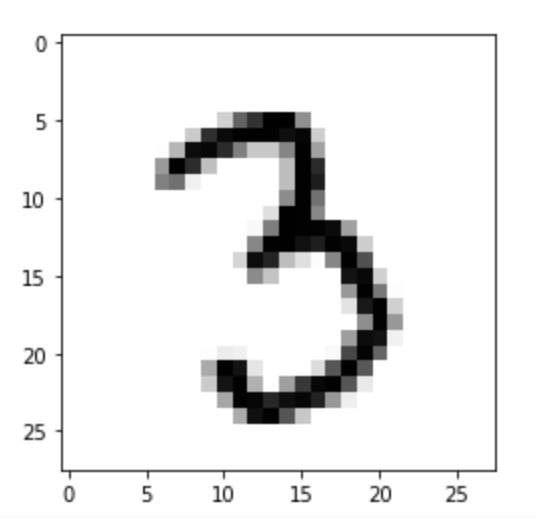
#> input picture 3.jpg, 536 x 518 px, found by its file name
$ python main_20240108194647.py
#> lines starting #> are read from the running program, lines starting #| are printed output that depends on the picture
### JPEG/Utilities/read_image.py
from PIL import Image
from JPEG.Utilities import save_image
import numpy as np

def read_image(image_path, N):
    """
    Read image and convert it to a numpy array in grayscale
    :param image_path: path to the image
    :param N: block size (N*N)
    :return: image array, and padding length and width
    """
#> called with image_path = './3.jpg', N = 8

    # Load the image
    image = Image.open(image_path)
#> image is the input picture: PIL image 536x518 RGBA; mean R, G, B, A 233.5, 233.5, 233.5, 255

    #image to gray scale
    image = image.convert('L')
#> image: PIL image 536x518 L

    image_array = np.array(image)

    img_lenght, img_width = image_array.shape
#> img_lenght = 518; img_width = 536

    padding_length = 0
    padding_width = 0

    # check if the image is divisible by N and zero pad if necessary
    if img_lenght % N != 0:
        padding_length = N - img_lenght % N
#> padding_length = 2
        image_array = np.concatenate((image_array, np.zeros((padding_length, img_width))), axis=0)
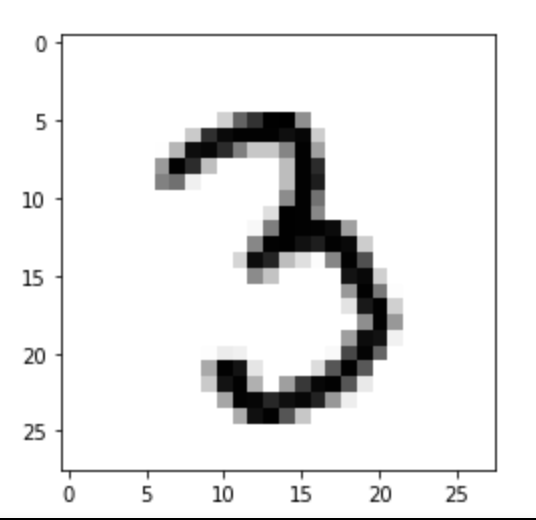
#> image_array: shape (520, 536) float64; min 0, max 255, mean 232.6

    if img_width % N != 0:
        padding_width = N - img_width % N
        image_array = np.concatenate((image_array, np.zeros((img_lenght, padding_width))), axis=1)

    return image_array, padding_length, padding_width

### .history/main_20240108194647.py
from JPEG.Utilities.read_image import read_image
from JPEG.DEFS import CompressionMode
from JPEG.encoder import encoder
import numpy as np
from JPEG.Utilities.calculate_compression_ratio import calculate_comprrssion_ratio
from JPEG.decoder import decoder
from JPEG.Utilities.save_image import save_image
import matplotlib.pyplot as plt
from Conv.communication_link import communication_link

def main():

    # ==================== Read Image =======================
    N = 8
    image_path = "./3.jpg"
    image_array, vertical_padding, horizontal_padding = read_image(image_path, N)
#> vertical_padding = 2; horizontal_padding = 0

    # ==================== Encode Image =======================
    compression_mode = CompressionMode.LOW
#> (the run stopped early here; a loop or call above may not have finished)
